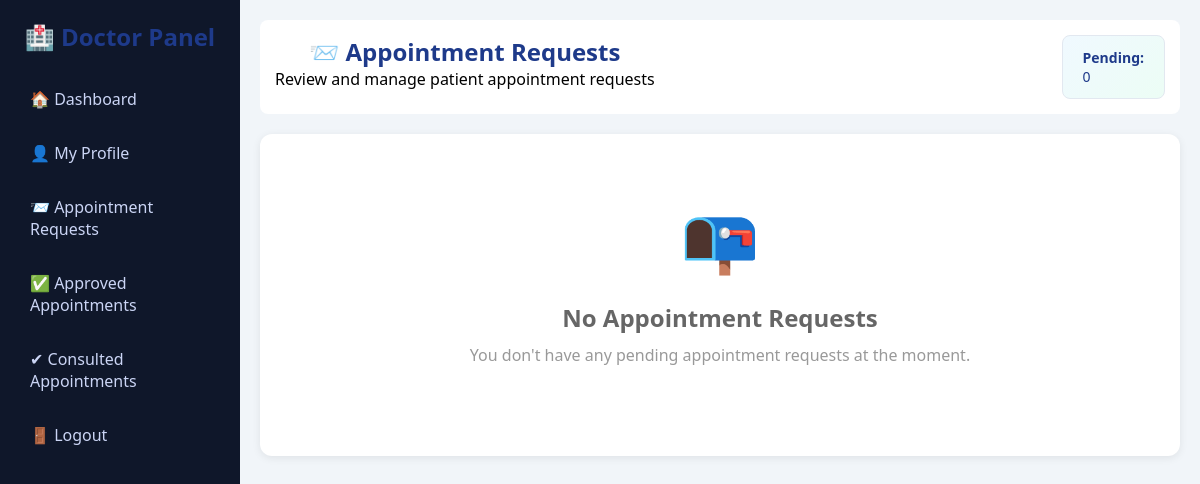
The app's page /doctor-requests/ (signed in), older data.
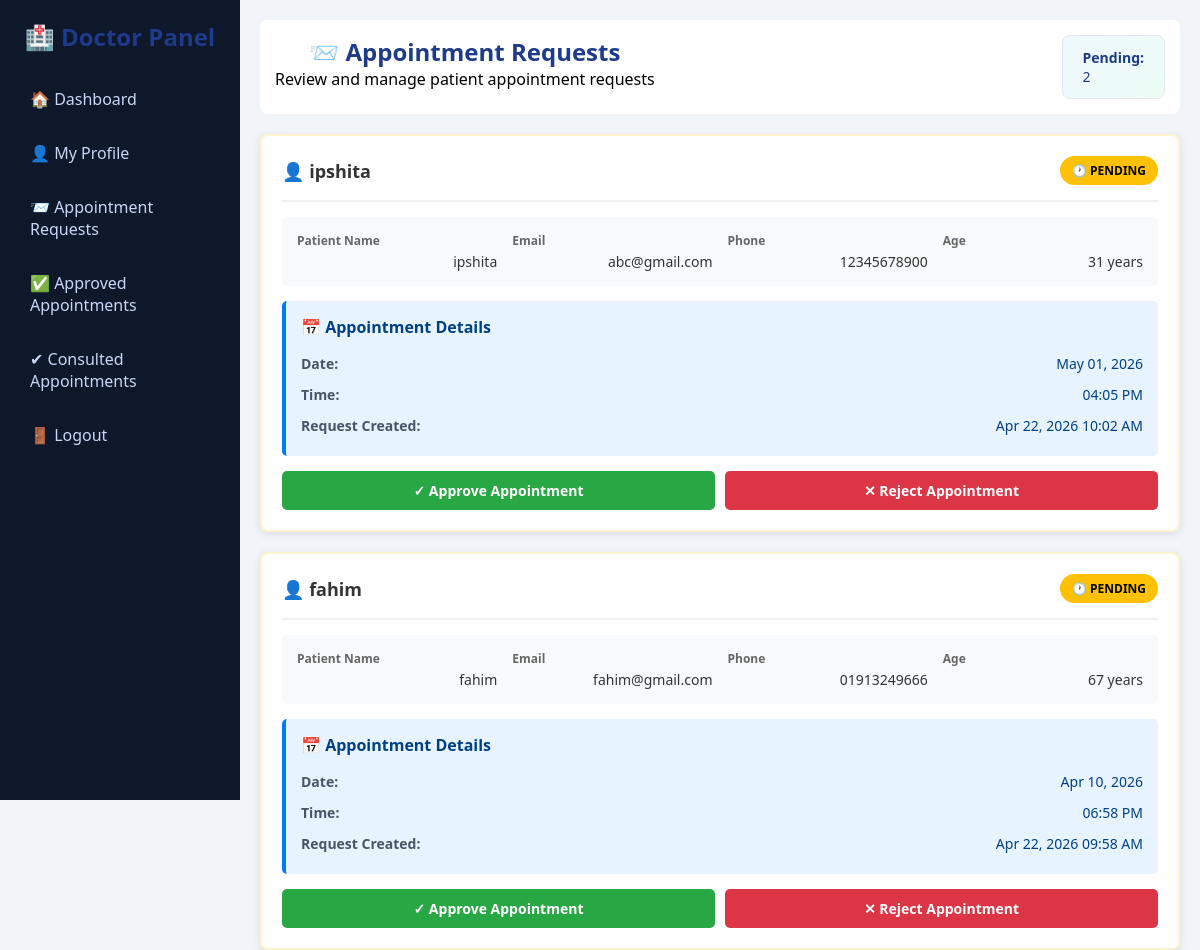
The same page, newer data.
### accounts/models.py (models this page shows, shortened)
class Appointment(models.Model):
    STATUS_CHOICES = (
        ('pending', 'Pending'),
        ('approved', 'Approved'),
        ('rejected', 'Rejected'),
        ('cancelled', 'Cancelled'),
    )
    CONSULTATION_CHOICES = (
        ('upcoming', 'Upcoming'),
        ('consulted', 'Consulted'),
        ('no-show', 'No Show'),
    )
    patient = models.ForeignKey(
        CustomUser,
        on_delete=models.CASCADE,
        related_name='patient_appointments',
        limit_choices_to={'role': 'patient'}
    )
    doctor = models.ForeignKey(
        CustomUser,
        on_delete=models.CASCADE,
        related_name='doctor_appointments',
        limit_choices_to={'role': 'doctor'}
    )
    date = models.DateField()
    time = models.TimeField()
    status = models.CharField(max_length=10, choices=STATUS_CHOICES, default='pending')
    consultation_status = models.CharField(max_length=20, choices=CONSULTATION_CHOICES, default='upcoming')
    created_at = models.DateTimeField(auto_now_add=True)

class CustomUser(AbstractUser):
    ROLE_CHOICES = (
        ('doctor', 'Doctor'),
        ('patient', 'Patient'),
        ('admin', 'Admin'),
    )
    role = models.CharField(max_length=10, choices=ROLE_CHOICES)
    phone = models.CharField(max_length=15)
    specialization = models.CharField(max_length=100, blank=True, null=True)
    age = models.IntegerField(blank=True, null=True)
    bio = models.TextField(blank=True)
    profile_image = models.ImageField(upload_to='profiles/', default='default.png')
    is_verified = models.BooleanField(default=False)

### accounts/views.py (the view)
# urls.py: path('doctor-requests/', views.doctor_requests, name='doctor_requests'),
@login_required
def doctor_requests(request):
    appointments = Appointment.objects.filter(doctor=request.user, status='pending').order_by('-created_at')
    return render(request, 'doctor_requests.html', {'appointments': appointments})

### templates/doctor_requests.html (shortened to what the changed rows need)
{% load static %}
<!DOCTYPE html>
<html lang="en">
<head>
    <link rel="stylesheet" href="{% static 'css/style.css' %}">
    <link rel="stylesheet" href="{% static 'css/dashboard_extra.css' %}">
    <link rel="stylesheet" href="{% static 'css/appointments.css' %}">
</head>
<body>
<div class="dashboard">
    <div class="sidebar">
        <h2>🏥 Doctor Panel</h2>
    </div>
    <div class="main">
        <div class="topbar">
            <div class="topbar-content">
                <div>
                    <h2>📨 Appointment Requests</h2>
                </div>
                <div class="topbar-stats">
                    <span class="stat-box">
                        <strong>Pending:</strong> {{ appointments|length }}
                    </span>
                </div>
            </div>
        </div>
        {% if appointments %}
            <div class="requests-section">
                {% for appt in appointments %}
                    <div class="request-card">
                        <div class="request-card-header">
                            <h3>👤 {{ appt.patient.get_full_name|default:appt.patient.username }}</h3>
                            <span class="pending-badge">🕐 PENDING</span>
                        </div>
                        <div class="patient-info">
                            <div class="info-item">
                                <span class="label">Patient Name</span>
                                <span class="value">{{ appt.patient.get_full_name|default:appt.patient.username }}</span>
                            </div>
                            <div class="info-item">
                                <span class="label">Email</span>
                                <span class="value">{{ appt.patient.email }}</span>
                            </div>
                            <div class="info-item">
                                <span class="label">Phone</span>
                                <span class="value">{{ appt.patient.phone }}</span>
                            </div>
                            <div class="info-item">
                                <span class="label">Age</span>
                                <span class="value">{{ appt.patient.age|default:"N/A" }} years</span>
                            </div>
                        </div>
                        <div class="appointment-details">
                            <h4>📅 Appointment Details</h4>
                            <div class="detail-item">
                                <span class="label">Date:</span>
                                <span>{{ appt.date|date:"M d, Y" }}</span>
                            </div>
                            <div class="detail-item">
                                <span class="label">Time:</span>
                                <span>{{ appt.time|time:"h:i A" }}</span>
                            </div>
                            <div class="detail-item">
                                <span class="label">Request Created:</span>
                                <span>{{ appt.created_at|date:"M d, Y h:i A" }}</span>
                            </div>
                        </div>
                        <div class="action-buttons">
                            <a href="{% url 'approve_appointment' appt.id %}" class="action-btn approve-btn">✓ Approve Appointment</a>
                            <a href="{% url 'reject_appointment' appt.id %}" class="action-btn reject-btn">✕ Reject Appointment</a>
                        </div>
                    </div>
                {% endfor %}
            </div>
        {% else %}
            <div class="empty-state">
                <div class="empty-state-icon">📭</div>
                <h3>No Appointment Requests</h3>
                <p>You don't have any pending appointment requests at the moment.</p>
            </div>
        {% endif %}
    </div>
</div>
</body>
</html>

Row changes from the older to the newer data that the page shows:
added Appointment: patient.get_full_name "ipshita", patient.email "abc@gmail.com", patient.phone "12345678900", patient.age "31", date "May 01, 2026", time "04:05 PM", created_at "Apr 22, 2026 10:02 AM"
added Appointment: patient.get_full_name "fahim", patient.email "fahim@gmail.com", patient.phone "01913249666", patient.age "67", date "Apr 10, 2026", time "06:58 PM", created_at "Apr 22, 2026 09:58 AM"
Text that changed along with them:
{{ appointments|length }}: "0" → "2"
text no longer shown: "📭 No Appointment Requests You don't have any pending appointment requests at the moment."
